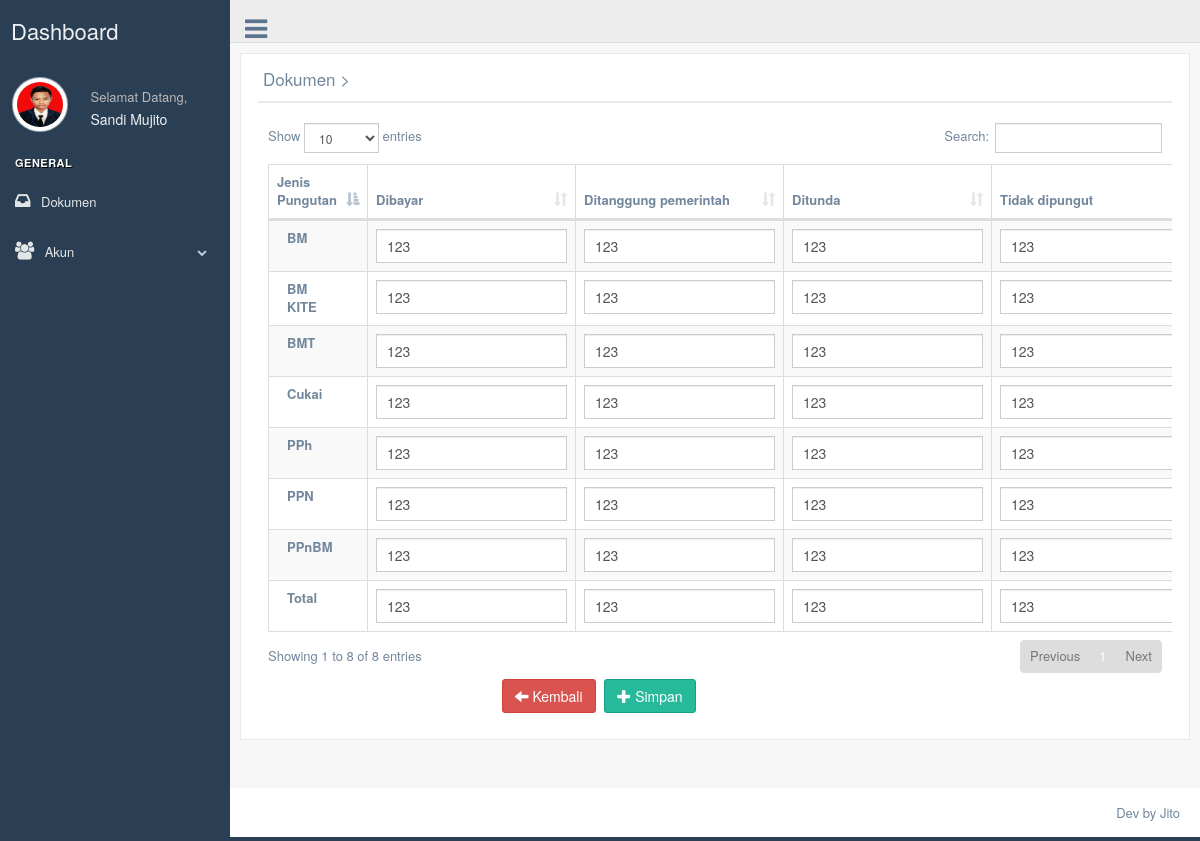
/admin/editdatatable.php?id_suratmasuk=47 (signed in), run on the app's committed database.
### tables this page shows
CREATE TABLE `tb_suratmasuk` (
  `id_suratmasuk` int(11) NOT NULL,
  `tanggal_masuk` date NOT NULL DEFAULT current_timestamp(),
  `kode_kantor` varchar(25) NOT NULL,
  `kantor_pabean` varchar(255) NOT NULL,
  `nomor_pengajuan` varchar(50) NOT NULL,
  `halaman` varchar(10) NOT NULL,
  `keterangan` varchar(6) NOT NULL,
  `jenis_pib` varchar(25) NOT NULL,
  `jenis_impor` varchar(25) NOT NULL,
  `cara_pembayaran` varchar(25) NOT NULL,
  `pengirim_nama` varchar(100) NOT NULL,
  `pengirim_alamat` text NOT NULL,
  `penjual_nama` varchar(100) NOT NULL,
  `penjual_alamat` text NOT NULL,
  `importir_jenis_identitas` varchar(10) NOT NULL,
  `importir_nomor_identitas` varchar(25) NOT NULL,
  `importir_nama` varchar(100) NOT NULL,
  `importir_alamat` text NOT NULL,
  `pemilik_jenis_identitas` varchar(10) NOT NULL,
  `pemilik_nomor_identitas` varchar(25) NOT NULL,
  `pemilik_nama` varchar(100) NOT NULL,
  `pemilik_alamat` text NOT NULL,
  `cara_angkut` varchar(5) NOT NULL,
  `nama_pengangkut` varchar(25) NOT NULL,
  `perkiraan_tiba` date NOT NULL DEFAULT '1111-11-11',
  `pelabuhan_muat` varchar(25) NOT NULL,
  `pelabuhan_transit` varchar(25) NOT NULL,
  `pelabuhan_tujuan` varchar(25) NOT NULL,
  `invoice_nomor` varchar(25) NOT NULL,
  `invoice_tanggal` date NOT NULL DEFAULT '1111-11-11',
  `bl_nomor` varchar(25) NOT NULL,
  `bl_tanggal` date NOT NULL DEFAULT '1111-11-11',
  `manifest_nomor` varchar(25) NOT NULL,
  `manifest_pos` varchar(25) NOT NULL,
  `manifest_tanggal` date NOT NULL DEFAULT '1111-11-11',
  `tempat_penimbunan` varchar(25) NOT NULL,
  `valuta` varchar(25) NOT NULL,
  `nilai_cif` varchar(25) NOT NULL DEFAULT '0',
  `asuransi` varchar(25) NOT NULL DEFAULT '0.0',
  `freight` varchar(25) NOT NULL DEFAULT '0.0',
  `ndpbm` varchar(25) NOT NULL DEFAULT '0.0',
  `nilai_pabean` varchar(25) NOT NULL DEFAULT '0.0',
  `peti_kemas` varchar(255) NOT NULL,
  `jjm` varchar(255) NOT NULL,
  `berat_kotor` varchar(25) NOT NULL DEFAULT '0.0',
  `berat_bersih` varchar(25) NOT NULL DEFAULT '0.0',
  `hs_code` varchar(25) NOT NULL,
  `file_suratmasuk` varchar(255) NOT NULL,
  `operator` varchar(50) NOT NULL,
  `bm_dibayar` varchar(25) NOT NULL DEFAULT '0',
  `bm_ditanggung` varchar(25) NOT NULL DEFAULT '0',
  `bm_ditunda` varchar(25) NOT NULL DEFAULT '0',
  `bm_tidak` varchar(25) NOT NULL DEFAULT '0',
  `bm_bebas` varchar(25) NOT NULL DEFAULT '0',
  `bm_lunas` varchar(25) NOT NULL DEFAULT '0',
  `bmkite_dibayar` varchar(25) NOT NULL DEFAULT '0',
  `bmkite_ditanggung` varchar(25) NOT NULL DEFAULT '0',
  `bmkite_ditunda` varchar(25) NOT NULL DEFAULT '0',
  `bmkite_tidak` varchar(25) NOT NULL DEFAULT '0',
  `bmkite_bebas` varchar(25) NOT NULL DEFAULT '0',
  `bmkite_lunas` varchar(25) NOT NULL DEFAULT '0',
  `bmt_dibayar` varchar(25) NOT NULL DEFAULT '0',
  `bmt_ditanggung` varchar(25) NOT NULL DEFAULT '0',
  `bmt_ditunda` varchar(25) NOT NULL DEFAULT '0',
  `bmt_tidak` varchar(25) NOT NULL DEFAULT '0',
  `bmt_bebas` varchar(25) NOT NULL DEFAULT '0',
  `bmt_lunas` varchar(25) NOT NULL DEFAULT '0',
  `cukai_dibayar` varchar(25) NOT NULL DEFAULT '0',
  `cukai_ditanggung` varchar(25) NOT NULL DEFAULT '0',
  `cukai_ditunda` varchar(25) NOT NULL DEFAULT '0',
  `cukai_tidak` varchar(25) NOT NULL DEFAULT '0',
  `cukai_bebas` varchar(25) NOT NULL DEFAULT '0',
  `cukai_lunas` varchar(25) NOT NULL DEFAULT '0',
  `ppn_dibayar` varchar(25) NOT NULL DEFAULT '0',
  `ppn_ditanggung` varchar(25) NOT NULL DEFAULT '0',
  `ppn_ditunda` varchar(25) NOT NULL DEFAULT '0',
  `ppn_tidak` varchar(25) NOT NULL DEFAULT '0',
  `ppn_bebas` varchar(25) NOT NULL DEFAULT '0',
  `ppn_lunas` varchar(25) NOT NULL DEFAULT '0',
  `ppnbm_dibayar` varchar(25) NOT NULL DEFAULT '0',
  `ppnbm_ditanggung` varchar(25) NOT NULL DEFAULT '0',
  `ppnbm_ditunda` varchar(25) NOT NULL DEFAULT '0',
  `ppnbm_tidak` varchar(25) NOT NULL DEFAULT '0',
  `ppnbm_bebas` varchar(25) NOT NULL DEFAULT '0',
  `ppnbm_lunas` varchar(25) NOT NULL DEFAULT '0',
  `pph_dibayar` varchar(25) NOT NULL DEFAULT '0',
  `pph_ditanggung` varchar(25) NOT NULL DEFAULT '0',
  `pph_ditunda` varchar(25) NOT NULL DEFAULT '0',
  `pph_tidak` varchar(25) NOT NULL DEFAULT '0',
  `pph_bebas` varchar(25) NOT NULL DEFAULT '0',
  `pph_lunas` varchar(25) NOT NULL DEFAULT '0',
  `total_dibayar` varchar(25) NOT NULL DEFAULT '0',
  `total_ditanggung` varchar(25) NOT NULL DEFAULT '0',
  `total_ditunda` varchar(25) NOT NULL DEFAULT '0',
  `total_tidak` varchar(25) NOT NULL DEFAULT '0',
  `total_bebas` varchar(25) NOT NULL DEFAULT '0',
  `total_lunas` varchar(25) NOT NULL DEFAULT '0',
  `tanggal_entry` datetime NOT NULL DEFAULT current_timestamp()
);

### admin/editdatatable.php (the view, shortened to what the rows shown need)
<!DOCTYPE html>
<html lang="en">
  <head>
    <link href="../assets/vendors/bootstrap/dist/css/bootstrap.min.css" rel="stylesheet">
    <link href="../assets/vendors/font-awesome/css/font-awesome.min.css" rel="stylesheet">
    <link href="../assets/vendors/nprogress/nprogress.css" rel="stylesheet">
    <link href="../assets/vendors/iCheck/skins/flat/green.css" rel="stylesheet">
    <link href="../assets/vendors/datatables.net-bs/css/dataTables.bootstrap.min.css" rel="stylesheet">
    <link href="../assets/vendors/datatables.net-buttons-bs/css/buttons.bootstrap.min.css" rel="stylesheet">
    <link href="../assets/vendors/datatables.net-fixedheader-bs/css/fixedHeader.bootstrap.min.css" rel="stylesheet">
    <link href="../assets/vendors/datatables.net-responsive-bs/css/responsive.bootstrap.min.css" rel="stylesheet">
    <link href="../assets/vendors/datatables.net-scroller-bs/css/scroller.bootstrap.min.css" rel="stylesheet">
    <link href="../assets/build/css/custom.min.css" rel="stylesheet">
  </head>
  <body class="nav-md">
    <div class="container body">
      <div class="main_container">
        <?php
        include("sidebarmenu.php");
        ?>
        <div class="right_col" role="main">
          <div class="">
            <div class="row">
                <div class="x_panel">
                  <div class="x_title">
                    <h2>Dokumen ><small>Edit Pungutan</small></h2>
                  </div>
                  <div class="x_content">
                  <div class="x_content">
                    <?php
                      include '../koneksi/koneksi.php';
                      $id			  = mysqli_real_escape_string($db,$_GET['id_suratmasuk']);
                      $sql  		= "SELECT * FROM tb_suratmasuk where id_suratmasuk='".$id."'";
                      $query  	= mysqli_query($db, $sql);
                      $data 		= mysqli_fetch_array($query);
                    ?>
                    <table id="datatable" class="table table-striped table-bordered">
                      <thead>
                        <tr>
                          <th width="25%">Jenis Pungutan</th>
                          <th width="25%">Dibayar</th>
                          <th width="25%">Ditanggung pemerintah</th>
                          <th width="25%">Ditunda</th>
                          <th width="25%">Tidak dipungut</th>
                        </tr>
                      </thead>
                      <tbody>
                            <tr>
                              <td><input value="<?php echo $data["bm_dibayar"]?>"         id="bm_dibayar"    type="text" class="ifEmpty form-control col-md-7 col-xs-12">  </td>
                              <td><input value="<?php echo $data["bm_ditanggung"]?>"      id="bm_ditanggung" type="text" class="ifEmpty form-control col-md-7 col-xs-12"> </td>
                              <td><input value="<?php echo $data["bm_ditunda"]?>"         id="bm_ditunda"    type="text" class="ifEmpty form-control col-md-7 col-xs-12">  </td>
                              <td><input value="<?php echo $data["bm_tidak"]?>"           id="bm_tidak"      type="text" class="ifEmpty form-control col-md-7 col-xs-12"> </td>
                            </tr>
                            <tr>
                              <td><input value="<?php echo $data["bmkite_dibayar"]?>"     id="bmkite_dibayar"    type="text" class="ifEmpty form-control col-md-7 col-xs-12">  </td>
                              <td><input value="<?php echo $data["bmkite_ditanggung"]?>"  id="bmkite_ditanggung" type="text" class="ifEmpty form-control col-md-7 col-xs-12"> </td>
                              <td><input value="<?php echo $data["bmkite_ditunda"]?>"     id="bmkite_ditunda"    type="text" class="ifEmpty form-control col-md-7 col-xs-12">  </td>
                              <td><input value="<?php echo $data["bmkite_tidak"]?>"       id="bmkite_tidak"      type="text" class="ifEmpty form-control col-md-7 col-xs-12"> </td>
                            </tr>
                            <tr>
                              <td><input value="<?php echo $data["bmt_dibayar"]?>"        id="bmt_dibayar"    type="text" class="ifEmpty form-control col-md-7 col-xs-12">  </td>
                              <td><input value="<?php echo $data["bmt_ditanggung"]?>"     id="bmt_ditanggung" type="text" class="ifEmpty form-control col-md-7 col-xs-12"> </td>
                              <td><input value="<?php echo $data["bmt_ditunda"]?>"        id="bmt_ditunda"    type="text" class="ifEmpty form-control col-md-7 col-xs-12">  </td>
                              <td><input value="<?php echo $data["bmt_tidak"]?>"          id="bmt_tidak"      type="text" class="ifEmpty form-control col-md-7 col-xs-12"> </td>
                            </tr>
                            <tr>
                              <td><input value="<?php echo $data["cukai_dibayar"]?>"      id="cukai_dibayar"    type="text" class="ifEmpty form-control col-md-7 col-xs-12">  </td>
                              <td><input value="<?php echo $data["cukai_ditanggung"]?>"   id="cukai_ditanggung" type="text" class="ifEmpty form-control col-md-7 col-xs-12"> </td>
                              <td><input value="<?php echo $data["cukai_ditunda"]?>"      id="cukai_ditunda"    type="text" class="ifEmpty form-control col-md-7 col-xs-12">  </td>
                              <td><input value="<?php echo $data["cukai_tidak"]?>"        id="cukai_tidak"      type="text" class="ifEmpty form-control col-md-7 col-xs-12"> </td>
                            </tr>
                            <tr>
                              <td><input value="<?php echo $data["ppn_dibayar"]?>"        id="ppn_dibayar"    type="text" class="ifEmpty form-control col-md-7 col-xs-12">  </td>
                              <td><input value="<?php echo $data["ppn_ditanggung"]?>"     id="ppn_ditanggung" type="text" class="ifEmpty form-control col-md-7 col-xs-12"> </td>
                              <td><input value="<?php echo $data["ppn_ditunda"]?>"        id="ppn_ditunda"    type="text" class="ifEmpty form-control col-md-7 col-xs-12">  </td>
                              <td><input value="<?php echo $data["ppn_tidak"]?>"          id="ppn_tidak"      type="text" class="ifEmpty form-control col-md-7 col-xs-12"> </td>
                            </tr>
                            <tr>
                              <td><input value="<?php echo $data["ppnbm_dibayar"]?>"      id="ppnbm_dibayar"    type="text" class="ifEmpty form-control col-md-7 col-xs-12">  </td>
                              <td><input value="<?php echo $data["ppnbm_ditanggung"]?>"   id="ppnbm_ditanggung" type="text" class="ifEmpty form-control col-md-7 col-xs-12"> </td>
                              <td><input value="<?php echo $data["ppnbm_ditunda"]?>"      id="ppnbm_ditunda"    type="text" class="ifEmpty form-control col-md-7 col-xs-12">  </td>
                              <td><input value="<?php echo $data["ppnbm_tidak"]?>"        id="ppnbm_tidak"      type="text" class="ifEmpty form-control col-md-7 col-xs-12"> </td>
                            </tr>
                            <tr>
                              <td><input value="<?php echo $data["pph_dibayar"]?>"        id="pph_dibayar"    type="text" class="ifEmpty form-control col-md-7 col-xs-12">  </td>
                              <td><input value="<?php echo $data["pph_ditanggung"]?>"     id="pph_ditanggung" type="text" class="ifEmpty form-control col-md-7 col-xs-12"> </td>
                              <td><input value="<?php echo $data["pph_ditunda"]?>"        id="pph_ditunda"    type="text" class="ifEmpty form-control col-md-7 col-xs-12">  </td>
                              <td><input value="<?php echo $data["pph_tidak"]?>"          id="pph_tidak"      type="text" class="ifEmpty form-control col-md-7 col-xs-12"> </td>
                            </tr>
                            <tr>
                              <td><input value="<?php echo $data["total_dibayar"]?>"      id="total_dibayar"    type="text" class="ifEmpty form-control col-md-7 col-xs-12">  </td>
                              <td><input value="<?php echo $data["total_ditanggung"]?>"   id="total_ditanggung" type="text" class="ifEmpty form-control col-md-7 col-xs-12"> </td>
                              <td><input value="<?php echo $data["total_ditunda"]?>"      id="total_ditunda"    type="text" class="ifEmpty form-control col-md-7 col-xs-12">  </td>
                              <td><input value="<?php echo $data["total_tidak"]?>"        id="total_tidak"      type="text" class="ifEmpty form-control col-md-7 col-xs-12"> </td>
                              <td><input value="<?php echo $data["total_lunas"]?>"        id="total_lunas"      type="text" class="ifEmpty form-control col-md-7 col-xs-12">  </td>                            </tr>
                      </tbody>
                    </table>
                  </div>
                  </div>
                </div>
            </div>
          </div>
        </div>
      </div>
    </div>
  </body>
</html>

### admin/sidebarmenu.php (shortened to what the rows shown need)
<?php
	 include '../koneksi/koneksi.php';
			$sql  		= "SELECT * FROM tb_admin where id_admin='".$_SESSION['id']."'";
			$query  	= mysqli_query($db, $sql);
			$data 		= mysqli_fetch_array($query);
?>
        <div class="col-md-3 left_col">
          <div class="left_col scroll-view">
            <div class="profile clearfix">
              <div class="profile_pic">
                <img src="images/<?php echo $data['gambar']; ?>" height="55" width="55" alt="" class="img-circle profile_img">
              </div>
              <div class="profile_info">
                <h2><?php echo $_SESSION['nama'];?></h2>
              </div>
            </div>
            <br />
          </div>
        </div>

### data on the page
tb_suratmasuk: bm_dibayar "123", bm_ditanggung "123", bm_ditunda "123", bm_tidak "123", bmkite_dibayar "123", bmkite_ditanggung "123", bmkite_ditunda "123", bmkite_tidak "123", bmt_dibayar "123", bmt_ditanggung "123", bmt_ditunda "123", bmt_tidak "123", cukai_dibayar "123", cukai_ditanggung "123", cukai_ditunda "123", cukai_tidak "123", ppn_dibayar "123", ppn_ditanggung "123", ppn_ditunda "123", ppn_tidak "123", ppnbm_dibayar "123", ppnbm_ditanggung "123", ppnbm_ditunda "123", ppnbm_tidak "123", pph_dibayar "123", pph_ditanggung "123", pph_ditunda "123", pph_tidak "123", total_dibayar "123", total_ditanggung "123", total_ditunda "123", total_tidak "123"

### other printed values
$_SESSION['nama'] "Sandi Mujito"
